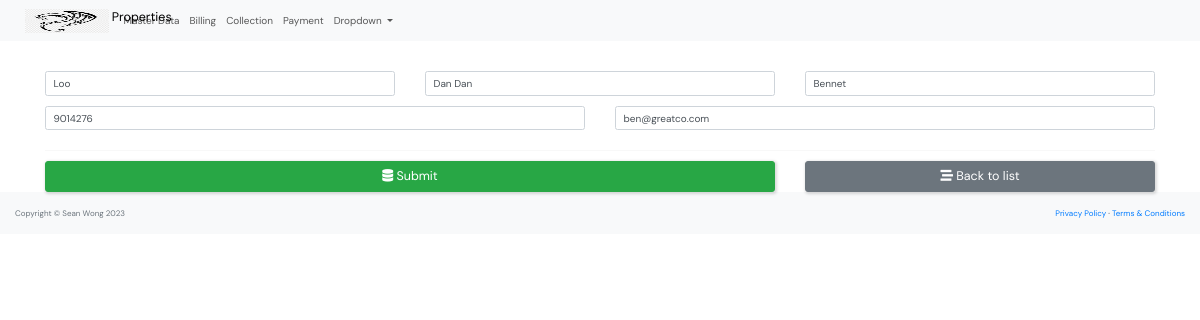
Before: /master_data/owner_update/1/ with the older database file.
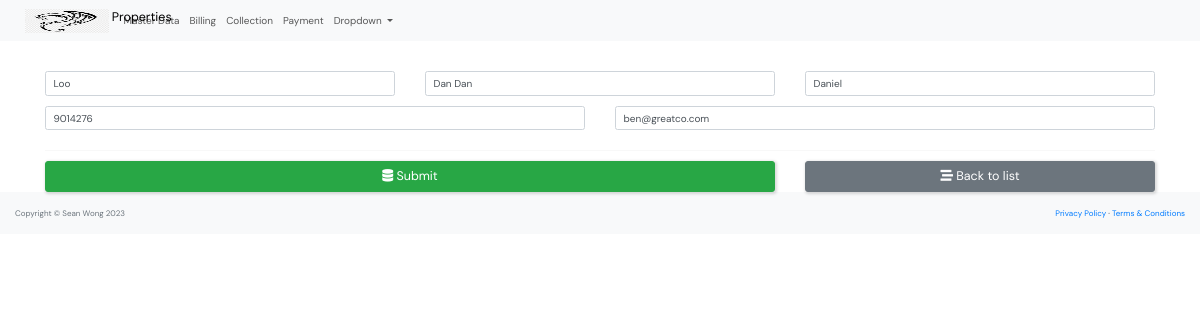
After: the same page with the newer database file.
### master_data/models.py (models this page shows, shortened)
class Owner(models.Model):
    family_name = models.CharField(max_length=250)
    given_name = models.CharField(max_length=250)
    preferred_name = models.CharField(max_length=250)
    phone = models.CharField(max_length=10)
    email=models.EmailField(
        unique=True,
        error_messages={
            'unique':'Thie email has already ben registered'
        }
        )
    class Meta:
        constraints = [
            models.UniqueConstraint(fields=['given_name', 'family_name'], name='unique_owner'),
        ]

### master_data/views.py (the view, shortened to what this page needs)
# urls.py: path('owner_update/<int:id>/', views.owner_form, name='owner-update'),
def owner_form(request, id=0):
    if request.method == "GET":
        if id == 0:
            form = OwnerForm()
        else:
            owner = Owner.objects.get(pk=id)
            form = OwnerForm(instance=owner)
        return render(request, "master_data/owner_form.html", {'form': form})

### master_data/forms.py
class OwnerForm(ModelForm):
    class Meta:
        model = Owner
        fields =(
            'family_name', 'given_name', 'preferred_name',
            'phone', 'email',
        )
        labels = {
            'family_name': '',
            'given_name': '',
            'preferred_name': '',
            'phone': '',
            'email': '',
        }
        widgets = {
            'family_name': forms.TextInput(attrs={'class':'form-control','placeholder':'Family Name'}),
            'given_name': forms.TextInput(attrs={'class':'form-control','placeholder':'Given Name'}),
            'preferred_name': forms.TextInput(attrs={'class':'form-control','placeholder':'Preferred Name'}),
            'phone': forms.TextInput(attrs={'class':'form-control','placeholder':'Mobile Phone'}),
            'email': forms.EmailInput(attrs={'class':'form-control','placeholder':'Email'}),
        }

### master_data/templates/master_data/owner_form.html (shortened to what this page needs)
{% extends "base.html" %}
{% load crispy_forms_tags %}
{% block content %}
<form action="" method="post" autocomplete="off">
    <br/><br/>
    <div class="container">
        <div class="row">
            <div class="col-md-4">
                {{form.family_name|as_crispy_field}}
            </div>
            <div class="col-md-4">
                {{form.given_name|as_crispy_field}}
            </div>
            <div class="col-md-4">
                {{form.preferred_name|as_crispy_field}}
            </div>
        </div>
        <div class="row">
            <div class="col-md-6">
                {{form.phone|as_crispy_field}}
            </div>
            <div class="col-md-6">
                {{form.email|as_crispy_field}}
            </div>
        </div>
        <hr>
        <div class="row">
            <div class="col-md-8">
                <button type="submit" class="btn btn-success btn-block btn-lg"><i class="fas fa-database"></i>
                    Submit</button>
            </div>
            <div class="col-md-4">
                <a href="{% url 'owner-list' %}" class="btn btn-secondary btn-block btn-lg">
                    <i class="fas fa-stream"></i> Back to list
                </a>
            </div>
        </div>
    </div>
</form>
{% endblock content %}

Changed rows visible on the page:
changed Owner "Loo": preferred_name "Bennet" → "Daniel"
